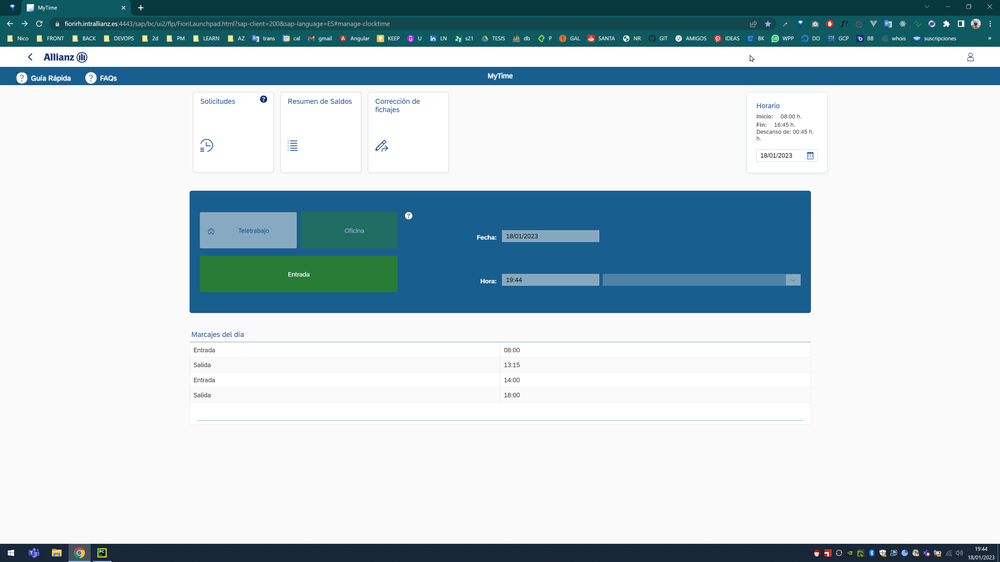
#> input picture img3.png, 1000 x 562 px, shrunk from 3840 x 2160 before the run
$ python POS-TEXT.py
#> lines starting #> are read from the running program, lines starting #| are printed output that depends on the picture
import pytesseract
import cv2
from pytesseract import Output
from Word import Word


def damePosCentralDePalabraEnImagen(rutaImagen , nombrePalabraBuscada , verbose):
#> called with rutaImagen = 'img3.png', nombrePalabraBuscada = 'Oficina', verbose = False
    rta = None

    img = cv2.imread(rutaImagen)
#> img is the input picture: shape (562, 1000, 3); mean B, G, R 212, 204.8, 187.9
    BW = cv2.cvtColor(img, cv2.COLOR_BGR2GRAY)
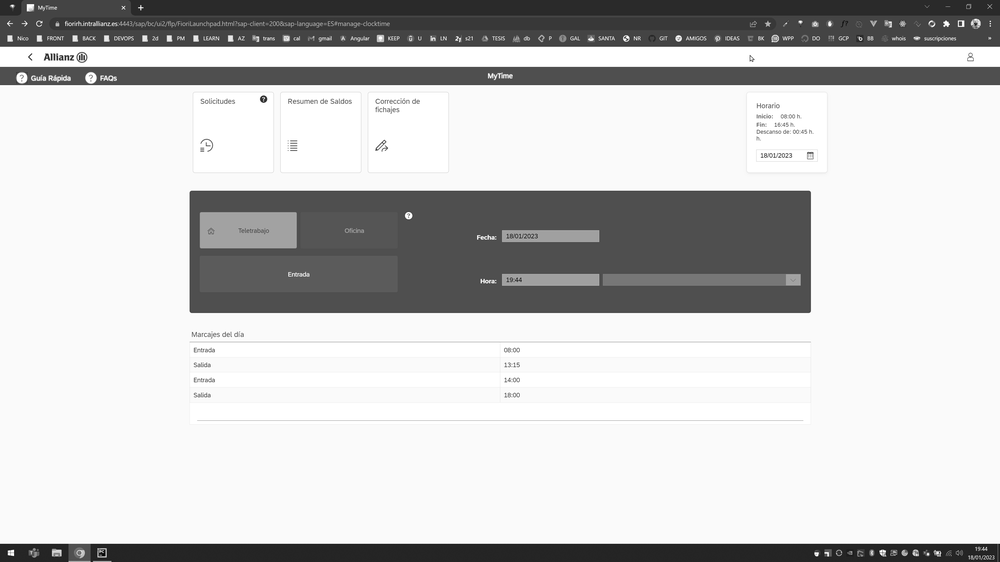
#> BW: shape (562, 1000); min 0, max 255, mean 200.6

#> (the run stopped early here; a loop or call above may not have finished)

$ run again, with img2.png copied over img3.png
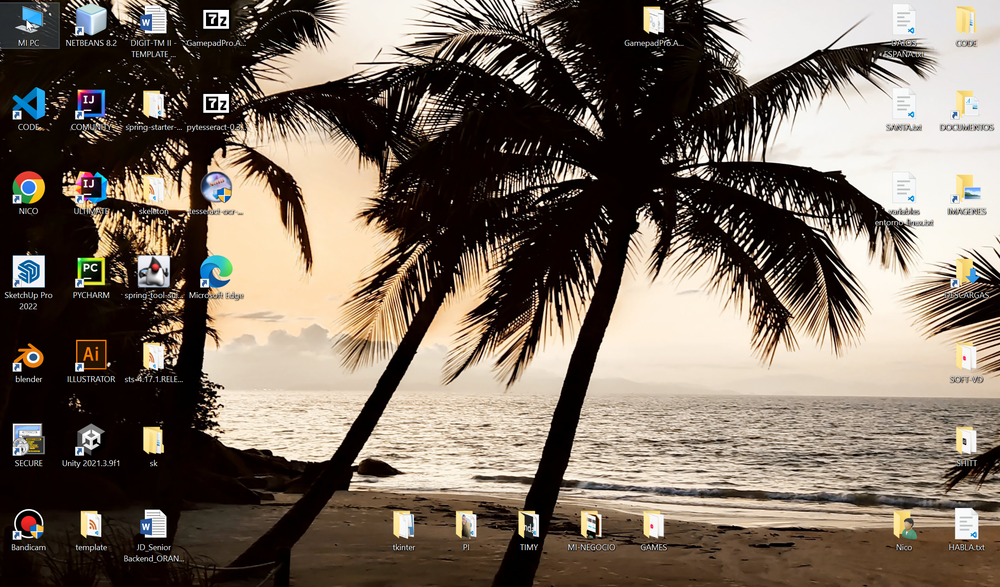
#> input picture img2.png, 1000 x 587 px, shrunk from 2223 x 1306 before the run
#> in damePosCentralDePalabraEnImagen, img is the input picture: shape (587, 1000, 3); mean B, G, R 96, 108.1, 120.7
#> in damePosCentralDePalabraEnImagen, `BW = cv2.cvtColor(img, cv2.COLOR_BGR2GRAY)`:
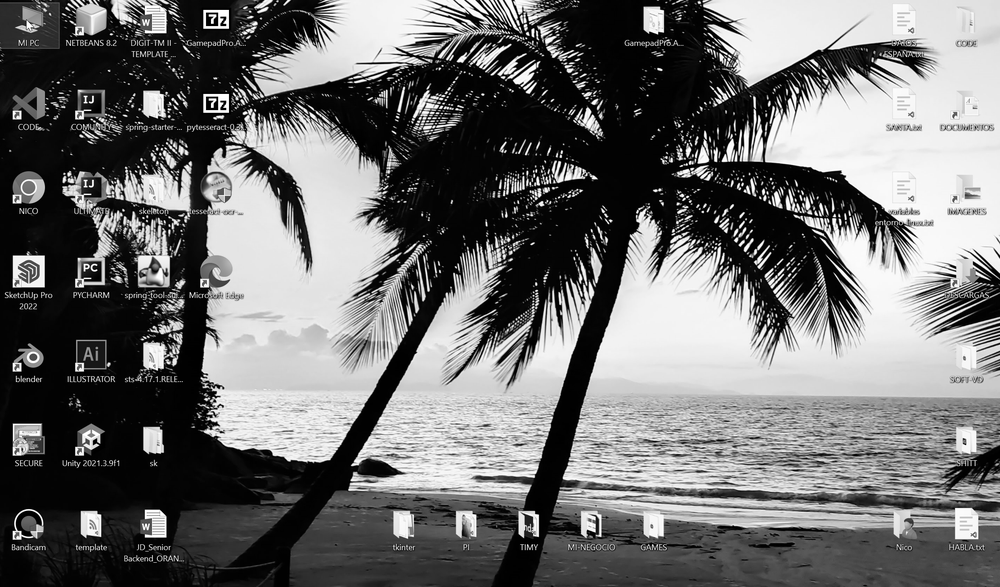
#> BW: shape (587, 1000); min 0, max 255, mean 110.5
